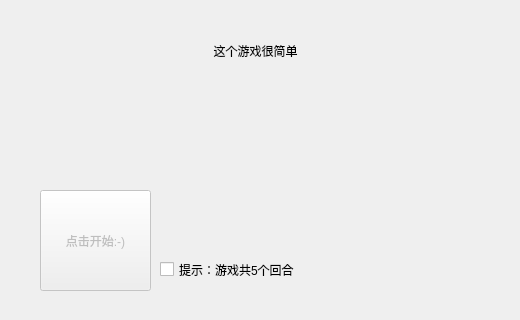
<?xml version="1.0" encoding="UTF-8"?>
<ui version="4.0">
 <class>mainwindow</class>
 <widget class="QWidget" name="mainwindow">
  <property name="geometry">
   <rect>
    <x>0</x>
    <y>0</y>
    <width>520</width>
    <height>320</height>
   </rect>
  </property>
  <property name="minimumSize">
   <size>
    <width>520</width>
    <height>320</height>
   </size>
  </property>
  <property name="maximumSize">
   <size>
    <width>520</width>
    <height>320</height>
   </size>
  </property>
  <property name="windowTitle">
   <string>???</string>
  </property>
  <widget class="QLabel" name="background">
   <property name="geometry">
    <rect>
     <x>0</x>
     <y>0</y>
     <width>520</width>
     <height>320</height>
    </rect>
   </property>
   <property name="sizePolicy">
    <sizepolicy hsizetype="Fixed" vsizetype="Fixed">
     <horstretch>0</horstretch>
     <verstretch>0</verstretch>
    </sizepolicy>
   </property>
   <property name="focusPolicy">
    <enum>Qt::NoFocus</enum>
   </property>
   <property name="autoFillBackground">
    <bool>false</bool>
   </property>
   <property name="text">
    <string/>
   </property>
   <property name="pixmap">
    <pixmap>../../.designer/backup/pic.png</pixmap>
   </property>
  </widget>
  <widget class="QPushButton" name="pushButton_2">
   <property name="enabled">
    <bool>false</bool>
   </property>
   <property name="geometry">
    <rect>
     <x>40</x>
     <y>190</y>
     <width>111</width>
     <height>101</height>
    </rect>
   </property>
   <property name="contextMenuPolicy">
    <enum>Qt::DefaultContextMenu</enum>
   </property>
   <property name="acceptDrops">
    <bool>false</bool>
   </property>
   <property name="autoFillBackground">
    <bool>true</bool>
   </property>
   <property name="text">
    <string>点击开始:-)</string>
   </property>
  </widget>
  <widget class="QCheckBox" name="checkBox">
   <property name="geometry">
    <rect>
     <x>160</x>
     <y>260</y>
     <width>171</width>
     <height>19</height>
    </rect>
   </property>
   <property name="autoFillBackground">
    <bool>true</bool>
   </property>
   <property name="text">
    <string>提示：游戏共5个回合</string>
   </property>
  </widget>
  <widget class="QLabel" name="label">
   <property name="geometry">
    <rect>
     <x>180</x>
     <y>20</y>
     <width>151</width>
     <height>61</height>
    </rect>
   </property>
   <property name="lineWidth">
    <number>-1</number>
   </property>
   <property name="text">
    <string>这个游戏很简单</string>
   </property>
   <property name="textFormat">
    <enum>Qt::MarkdownText</enum>
   </property>
   <property name="scaledContents">
    <bool>false</bool>
   </property>
   <property name="alignment">
    <set>Qt::AlignCenter</set>
   </property>
   <property name="indent">
    <number>-1</number>
   </property>
  </widget>
 </widget>
 <resources/>
 <connections>
  <connection>
   <sender>checkBox</sender>
   <signal>toggled(bool)</signal>
   <receiver>pushButton_2</receiver>
   <slot>setEnabled(bool)</slot>
   <hints>
    <hint type="sourcelabel">
     <x>201</x>
     <y>270</y>
    </hint>
    <hint type="destinationlabel">
     <x>102</x>
     <y>243</y>
    </hint>
   </hints>
  </connection>
 </connections>
</ui>
